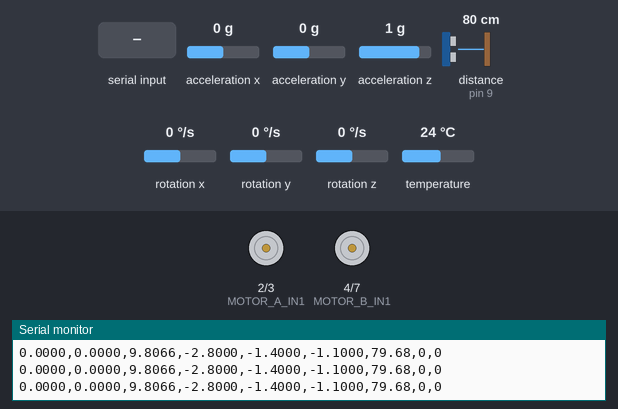
Simulated run of this sketch. Board: Arduino Uno, built with avr-gcc and run on an emulated ATmega328P. Parts: motor-driver pin pairs drawn as motors (green arrow = first pin HIGH = forward, orange = second pin HIGH = backward, longer = more drive, scaled by the enable pin), the last lines printed to the serial monitor. Wiring (inferred from the names in the program): ultrasonic range finder: trigger pin 8; echo pin 9. The inputs (shaded band) are chosen by the test bench; at power-on: distance to the obstacle (sensor on pin 9) 80 cm, acceleration x 0 g, acceleration y 0 g, acceleration z 1 g, rotation x 0 °/s, rotation y 0 °/s, rotation z 0 °/s, temperature 24 °C. The echo pulse lasts 58.3 µs per cm.

Above: at 3.3 s.
3.4 s: distance to the obstacle (sensor on pin 9) set to 35 cm
6.4 s: "MOTOR:100,-50\n" received over Serial
7.9 s: "START\n" received over Serial
9.4 s: "RIGHT:90\n" received over Serial
At 10.2 s:
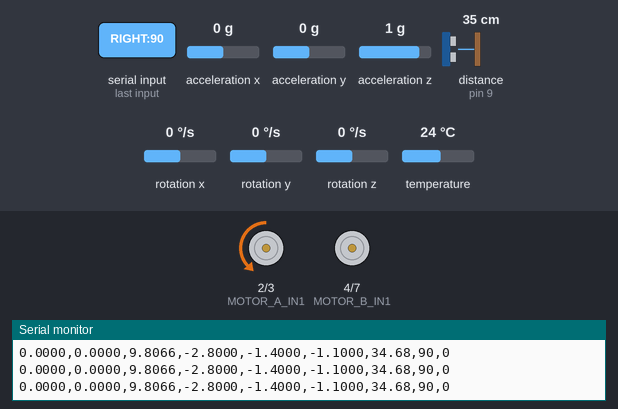
10.9 s: "FWD:90\n" received over Serial
At 12.1 s:
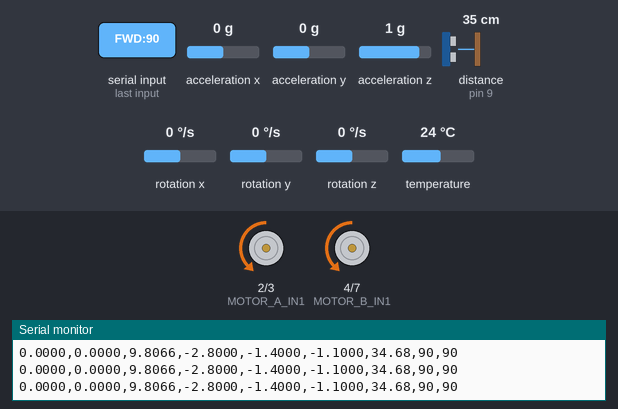
12.4 s: "BWD:90\n" received over Serial
At 13.4 s:
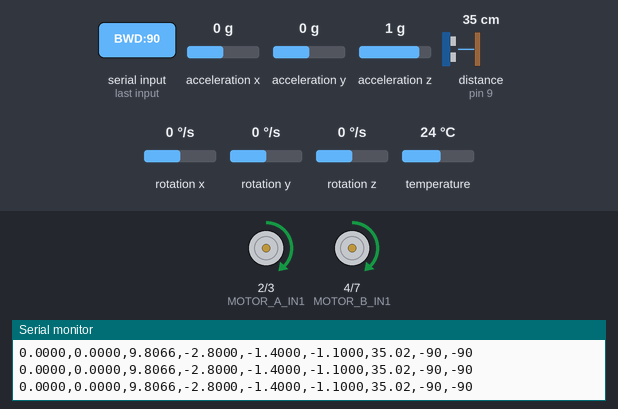
Timing chart, 0 to 14.9 s (numbered marks = the images above; inputs shaded):
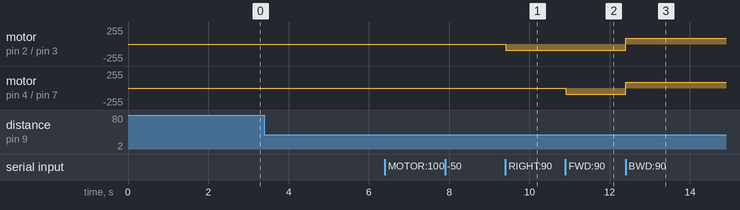

Measured:
- after the input at 9.4 s, motor on pin 2 (MOTOR_A_IN1) / pin 3 (MOTOR_A_IN2): stopped → backward 90/255 at once
- after the input at 10.9 s, motor on pin 4 (MOTOR_B_IN1) / pin 7 (MOTOR_B_IN2): stopped → backward 90/255 at once
- after the input at 12.4 s, motor on pin 2 (MOTOR_A_IN1) / pin 3 (MOTOR_A_IN2), motor on pin 4 (MOTOR_B_IN1) / pin 7 (MOTOR_B_IN2): backward 90/255 → forward 90/255 at once

The sketch:

arduino_mpu6050.ino
```cpp
/*
  Complete Arduino Code for FEA-SLAM Robot

  Sensors:
  - MPU-6050 IMU (I2C: SDA=A4, SCL=A5)
  - HC-SR04 Ultrasonic (TRIG=8, ECHO=9)

  Motor Control (TB6612FND):
  - Motor A (Left): IN1=2, IN2=3, PWM=5
  - Motor B (Right): IN1=4, IN2=7, PWM=6

  Data Format (CSV):
  ax,ay,az,gx,gy,gz,distance,motorA,motorB

  Library Required: Adafruit MPU6050
  Install via: Sketch -> Include Library -> Manage Libraries -> "Adafruit MPU6050"
*/

#include <Wire.h>
#include <Adafruit_MPU6050.h>
#include <Adafruit_Sensor.h>

// MPU-6050 Configuration
Adafruit_MPU6050 mpu;

// Calibrated offsets (near 0)
float gx_offset = -2.8;
float gy_offset = -1.4;
float gz_offset = -1.1;
float ax_offset = 0.0;
float ay_offset = 0.0;
float az_offset = 0.0;

// Ultrasonic Sensor Pins
const int TRIG_PIN = 8;
const int ECHO_PIN = 9;

// Motor Control Pins
// Motor A (Left)
const int MOTOR_A_IN1 = 2;
const int MOTOR_A_IN2 = 3;
const int MOTOR_A_PWM = 5;

// Motor B (Right)
const int MOTOR_B_IN1 = 4;
const int MOTOR_B_IN2 = 7;
const int MOTOR_B_PWM = 6;

// Motor speed variables
int motorA_speed = 0;
int motorB_speed = 0;

// Safety: motors disabled until START command
bool motors_enabled = false;

// Serial communication buffer
String inputBuffer = "";
const char COMMAND_DELIMITER = '\n';

void setup() {
  Serial.begin(115200);
  delay(2000);

  // Initialize MPU-6050
  if (!mpu.begin()) {
    Serial.println("MPU6050 init failed!");
    while(1) {
      delay(100);
    }
  }

  // Configure MPU-6050
  mpu.setAccelerometerRange(MPU6050_RANGE_2_G);
  mpu.setGyroRange(MPU6050_RANGE_250_DEG);
  mpu.setFilterBandwidth(MPU6050_BAND_21_HZ);

  delay(100);

  // Initialize Ultrasonic
  pinMode(TRIG_PIN, OUTPUT);
  pinMode(ECHO_PIN, INPUT);

  // Initialize Motor Control Pins
  pinMode(MOTOR_A_IN1, OUTPUT);
  pinMode(MOTOR_A_IN2, OUTPUT);
  pinMode(MOTOR_A_PWM, OUTPUT);
  pinMode(MOTOR_B_IN1, OUTPUT);
  pinMode(MOTOR_B_IN2, OUTPUT);
  pinMode(MOTOR_B_PWM, OUTPUT);

  // Stop motors at startup
  stopMotors();

  Serial.println("IMU-Motor-Ultrasonic System Ready");
}

void loop() {
  // Check for incoming serial commands (non-blocking)
  while (Serial.available() > 0) {
    char c = Serial.read();
    if (c == COMMAND_DELIMITER) {
      // Process complete command
      processCommand(inputBuffer);
      inputBuffer = "";
    } else {
      inputBuffer += c;
    }
  }

  // Read IMU
  sensors_event_t a, g, temp;
  mpu.getEvent(&a, &g, &temp);

  // Apply calibration offsets
  // Acceleration in m/s²
  float ax = a.acceleration.x + ax_offset;
  float ay = a.acceleration.y + ay_offset;
  float az = a.acceleration.z + az_offset;

  // Gyro in deg/s (converted from rad/s to deg/s)
  float gx = (g.gyro.x * 57.2958) + gx_offset;
  float gy = (g.gyro.y * 57.2958) + gy_offset;
  float gz = (g.gyro.z * 57.2958) + gz_offset;

  // Read Ultrasonic
  float distance = readUltrasonic();

  // Send data as CSV
  Serial.print(ax, 4); Serial.print(",");
  Serial.print(ay, 4); Serial.print(",");
  Serial.print(az, 4); Serial.print(",");
  Serial.print(gx, 4); Serial.print(",");
  Serial.print(gy, 4); Serial.print(",");
  Serial.print(gz, 4); Serial.print(",");
  Serial.print(distance, 2); Serial.print(",");
  Serial.print(motorA_speed); Serial.print(",");
  Serial.println(motorB_speed);

  delay(20);  // ~50Hz
}

// Read ultrasonic distance in cm
float readUltrasonic() {
  // Send trigger pulse
  digitalWrite(TRIG_PIN, LOW);
  delayMicroseconds(2);
  digitalWrite(TRIG_PIN, HIGH);
  delayMicroseconds(10);
  digitalWrite(TRIG_PIN, LOW);

  // Measure echo duration
  unsigned long duration = pulseIn(ECHO_PIN, HIGH, 30000);

  // Convert to distance (cm)
  // Speed of sound = 343 m/s = 0.0343 cm/µs
  // Distance = (duration * 0.0343) / 2
  float distance = (duration * 0.0343) / 2.0;

  return distance;
}

// Motor control functions
void setMotorA(int speed) {
  motorA_speed = constrain(speed, -255, 255);
  if (motorA_speed > 0) {
    // Forward (INVERTED - swapped IN1/IN2)
    digitalWrite(MOTOR_A_IN1, LOW);
    digitalWrite(MOTOR_A_IN2, HIGH);
  } else if (motorA_speed < 0) {
    // Backward (INVERTED - swapped IN1/IN2)
    digitalWrite(MOTOR_A_IN1, HIGH);
    digitalWrite(MOTOR_A_IN2, LOW);
  } else {
    // Stop
    digitalWrite(MOTOR_A_IN1, LOW);
    digitalWrite(MOTOR_A_IN2, LOW);
  }
  analogWrite(MOTOR_A_PWM, abs(motorA_speed));
}

void setMotorB(int speed) {
  motorB_speed = constrain(speed, -255, 255);
  if (motorB_speed > 0) {
    // Forward (INVERTED - swapped IN1/IN2)
    digitalWrite(MOTOR_B_IN1, LOW);
    digitalWrite(MOTOR_B_IN2, HIGH);
  } else if (motorB_speed < 0) {
    // Backward (INVERTED - swapped IN1/IN2)
    digitalWrite(MOTOR_B_IN1, HIGH);
    digitalWrite(MOTOR_B_IN2, LOW);
  } else {
    // Stop
    digitalWrite(MOTOR_B_IN1, LOW);
    digitalWrite(MOTOR_B_IN2, LOW);
  }
  analogWrite(MOTOR_B_PWM, abs(motorB_speed));
}

void setMotors(int speedA, int speedB) {
  if (!motors_enabled) {
    // Motors are disabled - ignore command
    return;
  }
  setMotorA(speedA);
  setMotorB(speedB);
}

void stopMotors() {
  setMotorA(0);
  setMotorB(0);
}

void moveForward(int speed) {
  setMotors(speed, speed);
}

void moveBackward(int speed) {
  setMotors(-speed, -speed);
}

void turnLeft(int speed) {
  setMotors(0, speed);
}

void turnRight(int speed) {
  setMotors(speed, 0);
}

// Process incoming serial commands from ROS2
void processCommand(String cmd) {
  cmd.trim();  // Remove whitespace

  // Command format: START (enable motors)
  if (cmd == "START") {
    motors_enabled = true;
    stopMotors();
    Serial.println("ACK:START - Motors ENABLED");
    return;
  }

  // Command format: STOP (disable motors)
  if (cmd == "STOP") {
    motors_enabled = false;
    stopMotors();
    Serial.println("ACK:STOP - Motors DISABLED");
    return;
  }

  // If motors are disabled, ignore movement commands
  if (!motors_enabled) {
    Serial.println("ERR: Motors disabled (send START first)");
    return;
  }

  // Command format: MOTOR:speedA,speedB
  // Example: "MOTOR:100,-50" - Motor A forward at 100, Motor B backward at 50

  if (cmd.startsWith("MOTOR:")) {
    // Extract motor speeds
    String speedStr = cmd.substring(6);  // Remove "MOTOR:"

    // Find comma separator
    int commaPos = speedStr.indexOf(',');
    if (commaPos > 0) {
      int speedA = speedStr.substring(0, commaPos).toInt();
      int speedB = speedStr.substring(commaPos + 1).toInt();

      setMotors(speedA, speedB);

      // Send acknowledgment
      Serial.print("ACK:MOTOR:");
      Serial.print(speedA); Serial.print(",");
      Serial.println(speedB);
    }
  }
  // Command format: FWD:speed
  else if (cmd.startsWith("FWD:")) {
    int speed = cmd.substring(4).toInt();
    moveForward(speed);
    Serial.print("ACK:FWD:"); Serial.println(speed);
  }
  // Command format: BWD:speed
  else if (cmd.startsWith("BWD:")) {
    int speed = cmd.substring(4).toInt();
    moveBackward(speed);
    Serial.print("ACK:BWD:"); Serial.println(speed);
  }
  // Command format: LEFT:speed
  else if (cmd.startsWith("LEFT:")) {
    int speed = cmd.substring(5).toInt();
    turnLeft(speed);
    Serial.print("ACK:LEFT:"); Serial.println(speed);
  }
  // Command format: RIGHT:speed
  else if (cmd.startsWith("RIGHT:")) {
    int speed = cmd.substring(6).toInt();
    turnRight(speed);
    Serial.print("ACK:RIGHT:"); Serial.println(speed);
  }
}
```
